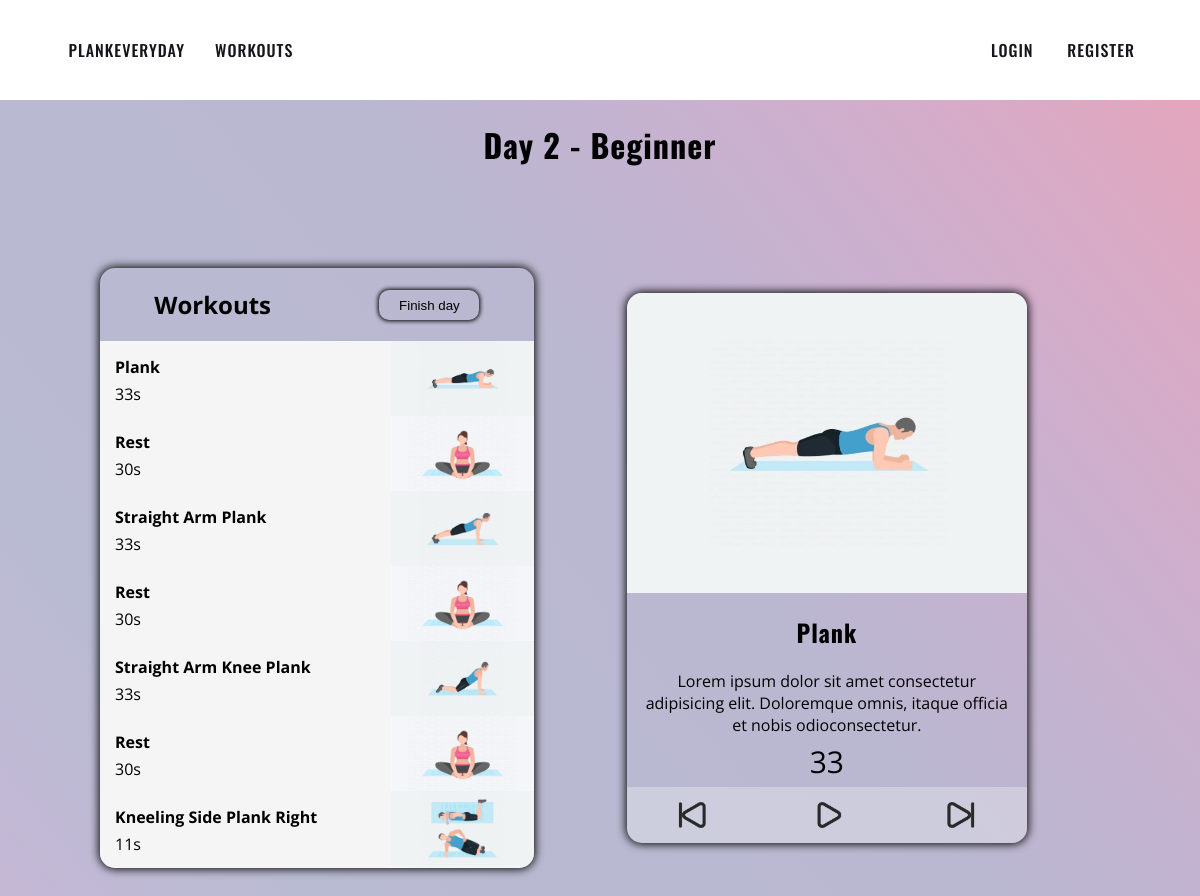
Screenshot of /caregories/2/2/ with the database file from the repository.
### first_workout/models.py (models this page shows, shortened)
class WorkoutsByDays(models.Model):
    day = models.PositiveSmallIntegerField()
    category_name = models.ForeignKey(
        "Categories", verbose_name=("Category"), on_delete=models.PROTECT
    )
    workouts = models.ManyToManyField(Workouts)
    time_coefficient = models.FloatField()
    is_completed = models.BooleanField()
    def __str__(self):
        return f"{self.day} - {self.category_name}"
    def get_workouts(self):
        my_dict = {}
        for field in self.workouts.all():
            my_dict[field.title] = int(field.workout_time * self.time_coefficient)
        return my_dict
    get_workouts.short_description = "Workouts"

class Categories(models.Model):
    title = models.CharField(max_length=20)
    short_description = models.TextField(max_length=50)
    img = models.ImageField()
    def image_data(self):
        return format_html(
            '<img src="{}" width="150px"/>',
            self.img.url,
        )
    image_data.short_description = "Preview"
    def __str__(self):
        return self.title

class Workouts(models.Model):
    title = models.CharField(max_length=50)
    workout_time = models.PositiveIntegerField(
        validators=[MaxValueValidator(3600, "The value must not exceed 3600 seconds")]
    )
    short_info = models.TextField(max_length=400)
    full_info = models.TextField(max_length=1000)
    img = models.ImageField()
    def image_data(self):
        return format_html(
            '<img src="{}" width="150px"/>',
            self.img.url,
        )
    image_data.short_description = "Preview"

### first_workout/views.py (the view, shortened to what this page needs)
# urls.py: path("caregories/<int:pk>/<int:day>/", DayListView.as_view(), name="day_workout"),
class DayListView(ListView):
    model = WorkoutsByDays
    template_name = "first_workout/cur_day.html"
    def get_queryset(self):
        return WorkoutsByDays.objects.filter(pk=self.kwargs["day"])
    def get_context_data(self, **kwargs):
        context = super().get_context_data(**kwargs)
        context["day"] = WorkoutsByDays.objects.get(day=self.kwargs["day"])
        return context

### first_workout/templates/first_workout/cur_day.html (shortened to what this page needs)
{% extends "base.html" %}
{% load static %}
{% block style %}
    <link rel="stylesheet" href="{% static 'workout/css/day.css' %}">
{% endblock style %}
{% block body %}
<div class="div-main-day-workout-container">
    <h1>Day {{ day }}</h1>
    <div class="div-center-flex-container">
        <div class="div-trainings-container">
            <div class="div-trainings-title">
                <h2>Workouts</h2>
                <form method="post">
                    <button type="submit">Finish day</button>
                </form>
            </div>
            {% for field in object_list %}
            {% for training, time in field.get_workouts.items %}
            <div class="div-training">
                <img src="../../../media/images/Planks/{{training|title}}.jpg" alt="{{training}}">
                <span><b>{{training}}</b></span>
                <span>{{time}}s</span>
            </div>
            {% if training != "Cobra Stretch" %}
            <div class="div-training">
                <img src="../../../media/images/Planks/REST.jpg" alt="">
                <span><b>Rest</b></span>
                <span>30s</span>
            </div>
            {% endif %}
            {% endfor %}
            {% endfor %}
        </div>
        <div class="div-current-training-container">
            <div class="div-current-training-box">
                <div class="div-img-box">
                    <img src="../../../media/images/Planks/PLANK.jpg" alt="plank-name">
                </div>
                <h2>Plank Name</h2>
                <p>Lorem ipsum dolor sit amet consectetur adipisicing elit. Doloremque omnis, itaque officia et nobis
                    odioconsectetur.</p>
                <p class="p-time">s</p>
                <div class="div-control">
                    <input id="backward" type="image"
                    onclick="backward()"  src="../../../media/icons/backward.png"
                        alt="backward-button">
                    <input id="play-stop" type="image" onclick="timerWorkout()" src="../../../media/icons/play.png"
                        alt="play-pause-button">
                    <input id="forward" type="image"
                    onclick="forward()"  src="../../../media/icons/forward.png"
                        alt="forward-button">
                </div>
            </div>
        </div>
    </div>
</div>
{% endblock body %}

### workout/static/workout/css/style.css (style rules this page uses)
body { margin: 0; font-family: 'Open Sans', sans-serif; background-color: rgba(212, 212, 212, 0.486); }

### workout/static/workout/css/day.css (style rules this page uses)
.div-main-day-workout-container { width: 100%; height: calc(100vh - 100px); background-image: linear-gradient(to right top, #e3b0cc, #d7b3d2, #cbb6d5, #c1b9d5, #b9bbd2, #b9bad1, #b9b9d1, #b9b8d0, #c1b4d1, #ccb0ce, #d8abc7, #e3a6bc); }
.div-main-day-workout-container>h1, .div-trainings-container>h2, .div-current-training-box>h2 { margin-top: 0px; padding-top: 21px; text-align: center; font-family: 'Oswald', sans-serif; letter-spacing: 1px; }
.div-center-flex-container { display: flex; width: 1000px; height: 600px; margin: 100px auto 0px auto; }
.div-trainings-container { width: 50%; height: auto; border-radius: 15px; box-shadow: 0px 0px 10px 1px #000000; overflow: auto; }
.div-trainings-title { display: flex; justify-content: space-around; }
button { cursor: pointer; width: 100px; height: 30px; margin-top: 22px; border-radius: 10px; border: 0px; box-shadow: 0px 0px 4px 1px #000000; background: transparent; }
.div-training { width: auto; height: 75px; background-color: whitesmoke; }
.div-training img { width: 143px; height: 75px; float: right; }
.div-training span { display: inline-block; width: calc(100% - 158.5px); margin-top: 15.5px; padding-left: 15px; }
.div-training span:last-child { margin-top: 5px; }
.div-current-training-container { width: 63%; height: auto; margin-left: 2%; }
.div-current-training-box { width: 400px; height: 550px; margin: 25px auto; border-radius: 15px; box-shadow: 0px 0px 10px 1px #000000; overflow: hidden; }
.div-img-box { width: auto; height: 300px; background-color: #EFF3F4; }
.div-img-box>img { width: fit-content; height: 209px; margin: 45.5px auto; }
.div-current-training-box>p { text-align: center; margin: 0 10px 5px 10px; }
.p-time { font-size: 30px; }
.div-control { display: flex; justify-content: space-around; width: auto; height: 56px; background-color: #eff3f456; }
.div-control input { width: auto; height: 38px; margin-top: 9px; }

### rows the page displays
WorkoutsByDays: day+category_name "2 - Beginner", title (picture), get_workouts "33" "33" "33" "11"
Workouts: get_workouts "Plank"
Workouts: get_workouts "Straight Arm Plank"
Workouts: get_workouts "Straight Arm Knee Plank"
Workouts: get_workouts "Kneeling Side Plank Right"
